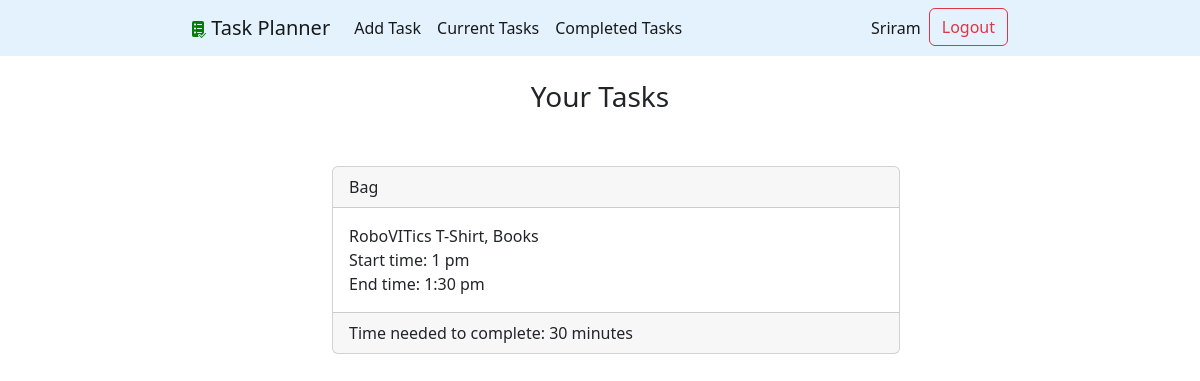
Page / (signed in) on the earlier database version.
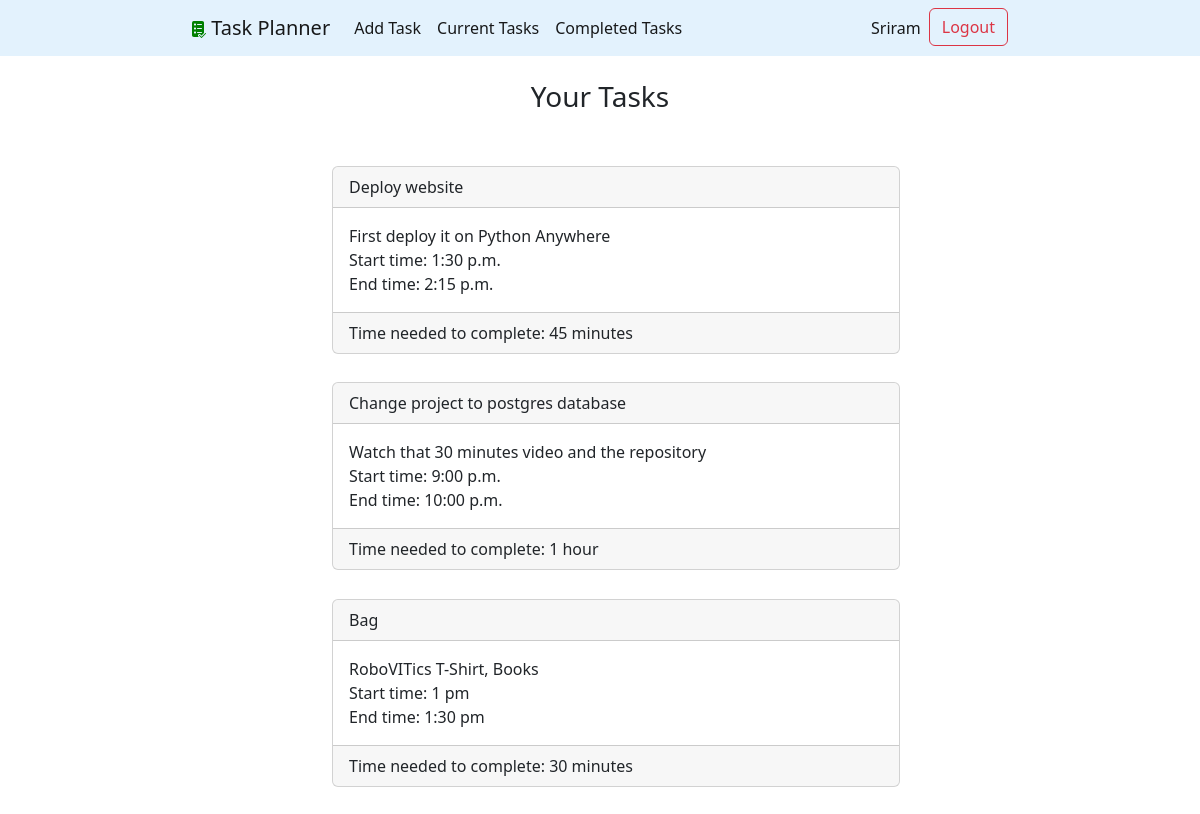
Same page on the later database version.
### taskplanner/models.py (models this page shows, shortened)
class Task(models.Model):
    title = models.CharField(max_length=100)
    description = models.TextField(blank=True)
    created = models.DateField(auto_now_add=True)
    start_time = models.CharField(max_length=100,null=True,blank=True)
    end_time = models.CharField(max_length=100,null=True,blank=True)
    time_req = models.CharField(max_length=100,null=True,blank=True)
    completed = models.BooleanField(null=True,blank=True)
    completed_date = models.DateTimeField(null=True,blank=True)
    user = models.ForeignKey(User, on_delete=models.CASCADE)

### taskplanner/views.py (the view)
# urls.py: 2. Add a URL to urlpatterns:  path('', views.home, name='home')
def home(request):
    try:
        tasks = Task.objects.filter(user = request.user, completed_date__isnull=True).order_by('-created')
        return render(request, 'taskplanner/home.html', {'tasks':tasks})
    except TypeError:
        return render(request, 'taskplanner/home.html')

### taskplanner/templates/taskplanner/home.html (shortened to what this page needs)
{% extends 'taskplanner/base.html'%}
{% block content %}
    {% if not user.is_authenticated %}
    <br>
    <div class="text-center landing">
        <h3>Welcome to Task Planner!</h3>
        <p>
            Here you can manage your tasks and keep track of what has been and what is remaining very easily!
            You can customise your tasks, delete them, and even redo them if it comes up again!
        </p>
        <div>
            <button class="btn btn-outline-primary"><a class="nav-link active" aria-current="page" href="{% url 'signupuser' %}">Sign up here!</a></button>
            <button class="btn btn-outline-primary"><a class="nav-link active" aria-current="page" href="{% url 'loginuser' %}">Login here!</a></button>
        </div>
    </div>
    {% else %}
    <br>
    <h3>Your Tasks</h3>
    <ul class="tasks">
        {% for task in tasks %}
        <li><div class="card">
            <div class="card-header">{{task.title}}</div>
            <div class="card-body">
            {% if task.description %}
                {{task.description}}
            {% endif %}
            <div class="start_time">
                Start time: {{task.start_time}}
            </div>
            <div class="end_time">
                End time: {{task.end_time}}
            </div>
            </div>
            {% if task.time_req %}
            <div class="card-footer">
                Time needed to complete: {{task.time_req}}
            </div>
            {% endif %}
        </div></li>
        {% endfor %}
    </ul>
    {% endif %}
{% endblock %}

Differences in the rows shown:
added Task: title "Deploy website", description "First deploy it on Python Anywhere", start_time "1:30 p.m.", end_time "2:15 p.m.", time_req "45 minutes"
added Task: title "Change project to postgres database", description "Watch that 30 minutes video and the repository", start_time "9:00 p.m.", end_time "10:00 p.m.", time_req "1 hour"
